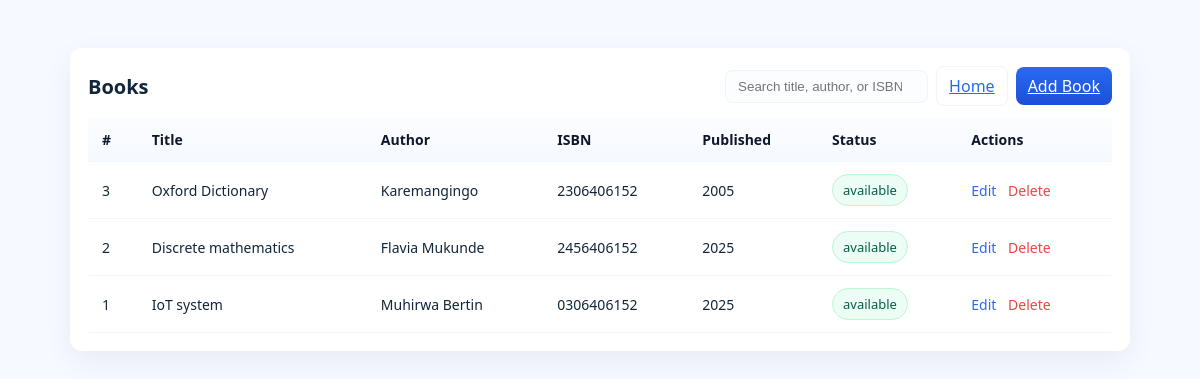
Screenshot of /books/view_books.php (signed in) with the database file from the repository.
### tables this page shows
CREATE TABLE `books` (
  `id` int NOT NULL,
  `title` varchar(50) NOT NULL,
  `author` varchar(50) NOT NULL,
  `isbn` varchar(50) NOT NULL,
  `published_year` int NOT NULL,
  `status` varchar(10) NOT NULL
);

### books/view_books.php (the view, shortened to what this page needs)
<?php
require "../config/db.php";
$stmt = $pdo->query("SELECT * FROM books ORDER BY id DESC");
$books = $stmt->fetchAll();
?>
<!DOCTYPE html>
<html lang="en">
<head>
    <link rel="stylesheet" href="../assets/css/main.css">
    <link rel="stylesheet" href="../assets/css/dashboard.css">
</head>
<body>
    <div class="container">
        <div class="panel">
            <div class="panel-header">
                <h2 class="title">Books</h2>
                <div class="controls">
                    <input type="search" id="q" class="search" placeholder="Search title, author, or ISBN">
                    <a href="../index.php" class="btn secondary">Home</a>
                    <a href="add_book.php" class="btn">Add Book</a>
                </div>
            </div>
            <div class="table-wrap">
                <table>
                    <thead>
                        <tr>
                            <th>#</th>
                            <th>Title</th>
                            <th>Author</th>
                            <th>ISBN</th>
                            <th>Published</th>
                            <th>Status</th>
                            <th>Actions</th>
                        </tr>
                    </thead>
                    <tbody id="books-tbody">
                    <?php foreach($books as $book): ?>
                        <tr>
                            <td><?= htmlspecialchars($book['id']) ?></td>
                            <td><?= htmlspecialchars($book['title']) ?></td>
                            <td><?= htmlspecialchars($book['author']) ?></td>
                            <td><?= htmlspecialchars($book['isbn']) ?></td>
                            <td><?= htmlspecialchars($book['published_year']) ?></td>
                            <td><span class="status <?= $book['status'] === 'available' ? 'available' : 'checked' ?>"><?= htmlspecialchars($book['status']) ?></span></td>
                            <td class="actions">
                                <a href="edit_book.php?id=<?= $book['id'] ?>">Edit</a>
                                <a href="delete_book.php?id=<?= $book['id'] ?>" class="del" onclick="return confirm('Are you sure you want to delete this book?');">Delete</a>
                            </td>
                        </tr>
                    <?php endforeach; ?>
                    </tbody>
                </table>
            </div>
        </div>
    </div>
</body>
</html>

### assets/css/main.css (style rules this page uses)
body { margin:0;font-family:Segoe UI, Roboto, Arial, sans-serif;background:var(--bg);color:var(--text) }
.container { max-width:1100px;margin:0 auto;padding:20px }

### assets/css/dashboard.css (style rules this page uses)
:root { --dash-bg:#f6f9ff; --card-bg:#ffffff; --muted:#6b7280; --accent:#276bf0; --accent-2:#1e4ed8; --danger:#ef4444; }
* { box-sizing:border-box }
body { background:var(--dash-bg);font-family:Segoe UI, Roboto, Arial, sans-serif;color:#12263a }
.container { max-width:1100px;margin:28px auto;padding:20px }
.panel { background:var(--card-bg);padding:18px;border-radius:12px;box-shadow:0 10px 30px rgba(16,24,40,0.06) }
.panel-header { display:flex;align-items:center;justify-content:space-between;gap:12px;margin-bottom:12px }
.title { font-size:20px;margin:0 }
.controls { display:flex;gap:8px;align-items:center }
.search { padding:8px 12px;border-radius:8px;border:1px solid #eef3ff;background:#fbfdff }
.btn { background:linear-gradient(180deg,var(--accent),var(--accent-2));color:#fff;border:none;padding:8px 12px;border-radius:8px;cursor:pointer }
.btn.secondary { background:#fff;border:1px solid #eef3ff;color:var(--accent) }
.table-wrap { overflow-x:auto }
table { width:100%;border-collapse:collapse;font-size:14px }
th,td { padding:12px 14px;text-align:left;border-bottom:1px solid #f1f5ff }
th { background:linear-gradient(180deg,#fbfdff,#f6f9ff);color:#0f172a;font-weight:600 }
.status { padding:6px 10px;border-radius:999px;font-size:13px;display:inline-block }
.status.available { background:#ecfdf5;color:#065f46;border:1px solid #bbf7d0 }
.actions a { margin-right:8px;color:var(--accent);text-decoration:none }
.actions .del { color:var(--danger) }

### rows the page displays
books: id "3", title "Oxford Dictionary", author "Karemangingo", isbn "2306406152", published_year "2005", status "available"
books: id "2", title "Discrete mathematics", author "Flavia Mukunde", isbn "2456406152", published_year "2025", status "available"
books: id "1", title "IoT system", author "Muhirwa Bertin", isbn "0306406152", published_year "2025", status "available"
